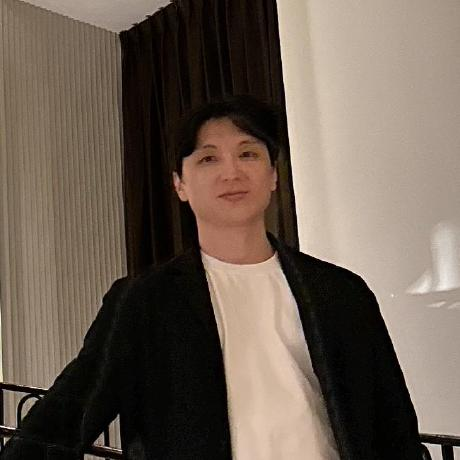
#> input picture assets/img/prof_pic.jpg, 460 x 460 px
$ python build_og_image.py
#> lines starting #> are read from the running program, lines starting #| are printed output that depends on the picture; after the words box and inside, x2 and y2 are one past the last pixel; in counts of white or black regions, pixels touching at a corner belong together
#> in main, `img = Image.new("RGB", (W, H), BG)`: img: PIL image 1200x630 RGB; every value is 255
"""Draw the link preview card served as og:image.

    python scripts/build_og_image.py

LinkedIn, Slack and X all fetch og:image when a link is pasted. Without one the
card renders as a bare title, so this draws a 1200x630 card: name, the two-line
tagline, affiliation, the site address, and the profile photo.

Output: assets/img/og-card.png
"""

import os

from PIL import Image, ImageDraw, ImageFont

SITE = os.path.dirname(os.path.dirname(os.path.abspath(__file__)))
OUT = os.path.join(SITE, "assets", "img", "og-card.png")
PHOTO = os.path.join(SITE, "assets", "img", "prof_pic.jpg")

W, H = 1200, 630
BG = (255, 255, 255)
INK = (23, 26, 31)
MUTED = (110, 118, 128)
ACCENT = (47, 111, 78)          # the green used across the site

FONT_DIRS = [r"C:\Windows\Fonts", "/usr/share/fonts/truetype/dejavu"]
CANDIDATES = {
    "bold": ["segoeuib.ttf", "arialbd.ttf", "DejaVuSans-Bold.ttf"],
    "regular": ["segoeui.ttf", "arial.ttf", "DejaVuSans.ttf"],
}


def font(kind, size):
#> called with kind = 'bold', size = 76
    for d in FONT_DIRS:
        for name in CANDIDATES[kind]:
            p = os.path.join(d, name)
            if os.path.exists(p):
                return ImageFont.truetype(p, size)
    return ImageFont.load_default()


def main():
    img = Image.new("RGB", (W, H), BG)
    d = ImageDraw.Draw(img)

    d.rectangle([0, 0, 14, H], fill=ACCENT)          # accent spine

    x, y = 80, 150
    d.text((x, y), "Young Jin Yoo", font=font("bold", 76), fill=INK)
    y += 100
    d.text((x, y), "Membrane-based integrated photonics", font=font("regular", 34), fill=INK)
    y += 48
    d.text((x, y), "Multi-physics simulation-driven design-to-fab",
           font=font("regular", 34), fill=INK)
    y += 72
    d.text((x, y), "Research Laboratory of Electronics, MIT",
           font=font("regular", 29), fill=MUTED)

    d.text((x, H - 90), "yjinyoo.github.io", font=font("bold", 30), fill=ACCENT)

    if os.path.exists(PHOTO):
        size = 260   # leaves clearance between the tagline and the circle
        photo = Image.open(PHOTO).convert("RGB").resize((size, size), Image.LANCZOS)
        mask = Image.new("L", (size, size), 0)
#> mask: PIL image 260x260 L; every value is 0
        ImageDraw.Draw(mask).ellipse([0, 0, size - 1, size - 1], fill=255)
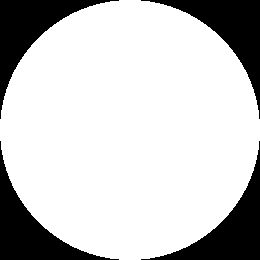
#> mask: PIL image 260x260 L; 78.5% white; 4 black regions, box (x1, y1, x2, y2) and area: (0, 0, 119, 119) 3638, (141, 0, 260, 119) 3638, (0, 141, 119, 260) 3638, (141, 141, 260, 260) 3638
        img.paste(photo, (W - size - 72, (H - size) // 2), mask)
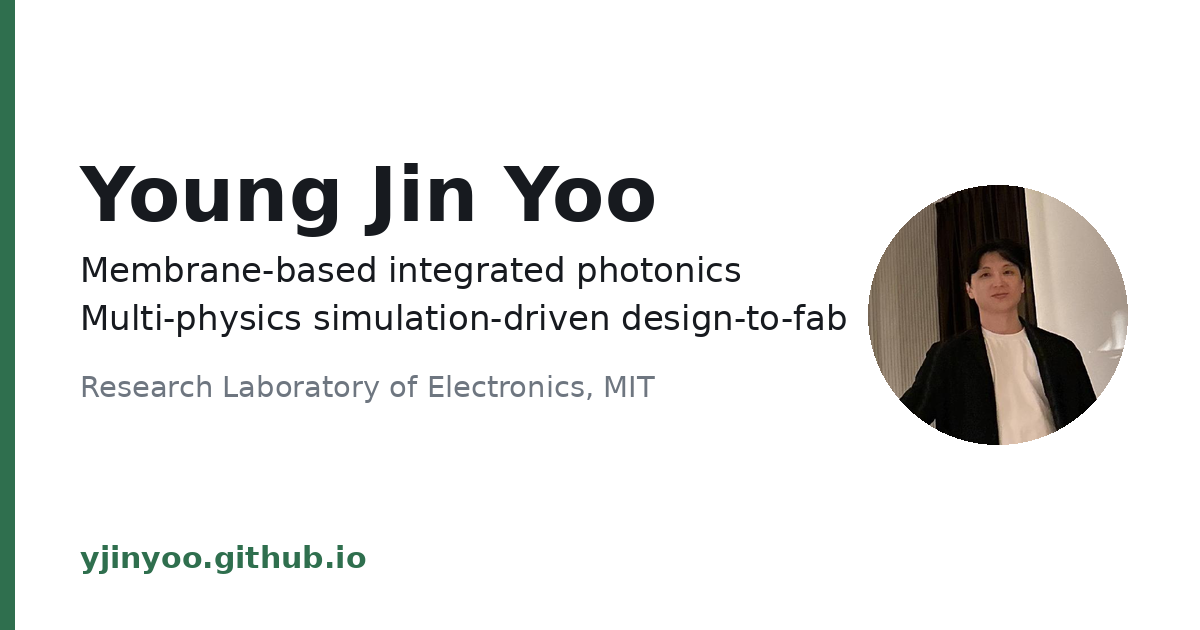
#> img: PIL image 1200x630 RGB; mean R, G, B 233.2, 233.3, 232.2

    os.makedirs(os.path.dirname(OUT), exist_ok=True)
    img.save(OUT, "PNG", optimize=True)
    print(f"{OUT}  {W}x{H}, {os.path.getsize(OUT) / 1024:.0f} KB")


if __name__ == "__main__":
    main()
